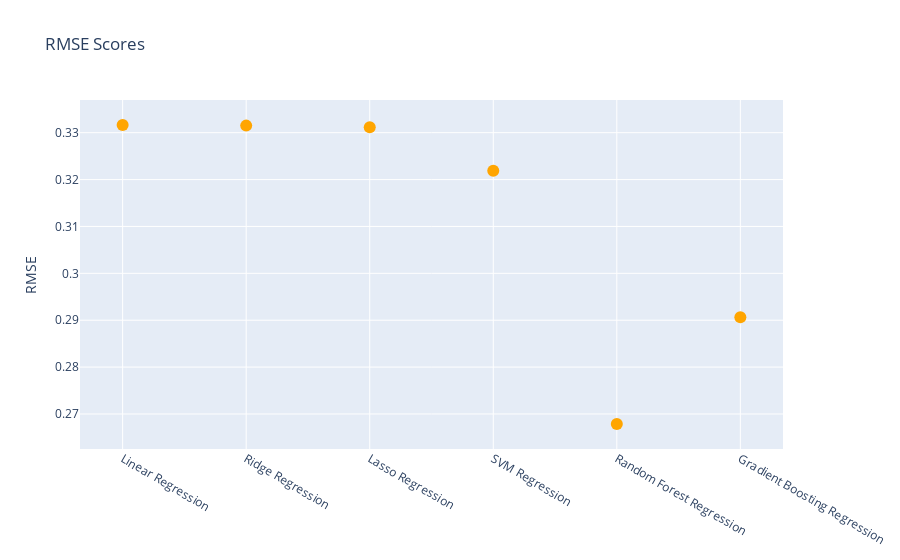

The cell this chart's notebook holds for it:
### Markdown cell above
Random forest regression was the best performing model at 0.67 r-squared and 0.27 RMSE. Gradient boosting regression did slightly worse than it. I would like to see a visual comparison of the RMSE and r-squared scores for all of the models.

### Code cell
# Create graph for RMSE scores
fig = go.Figure()

fig.add_trace(go.Scatter(
    x=scores_df['Model'],
    y=scores_df['RMSE'],
    marker=dict(color="orange", size=12),
    mode="markers",
))

fig.update_layout(title="RMSE Scores",
                  yaxis_title="RMSE")

fig.show()

### Figure 1 — Plotly figure (JSON) as saved in the notebook; plotly's stock layout.template omitted (floating-point values rounded to 4 significant figures)
{"data": [{"marker": {"color": "orange", "size": 12}, "mode": "markers", "type": "scatter", "x": ["Linear Regression", "Ridge Regression", "Lasso Regression", "SVM Regression", "Random Forest Regression", "Gradient Boosting Regression"], "y": [0.3316, 0.3315, 0.3312, 0.3219, 0.2679, 0.2906]}], "layout": {"title": {"text": "RMSE Scores"}, "yaxis": {"title": {"text": "RMSE"}}}}
